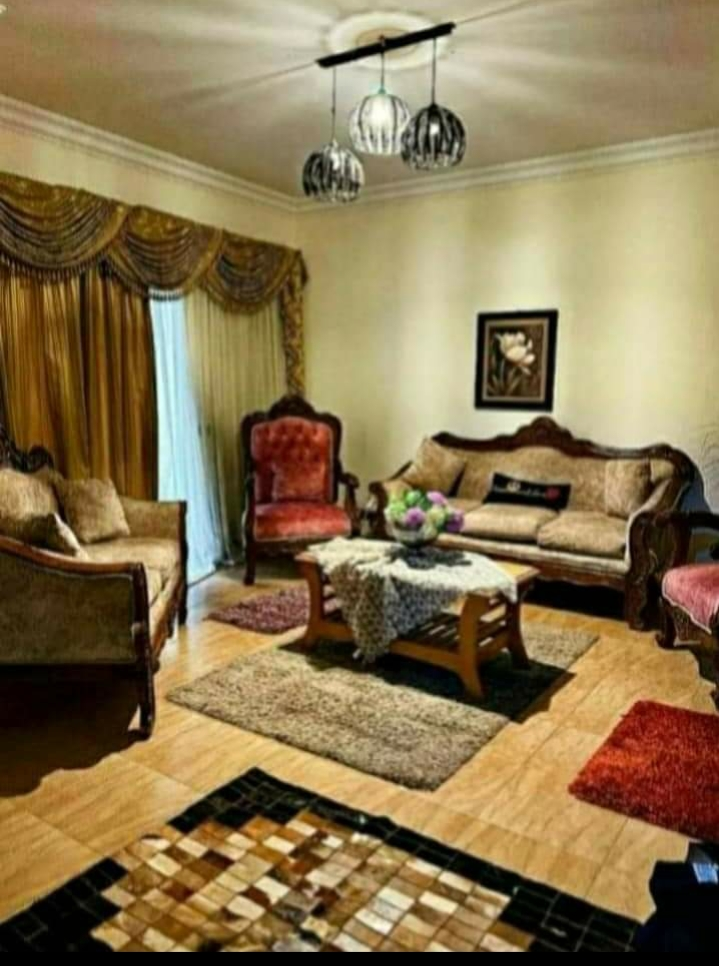
#> input picture 1721243445450.jpg, 719 x 966 px; its folder holds only this picture in this run
$ python -i 'python image_resizer.py'   (imports and definitions only)
#> lines starting #> are read from the running program, lines starting #| are printed output that depends on the picture
from PIL import Image, ImageEnhance
import os
import tkinter as tk
from tkinter import filedialog, messagebox, Listbox

# Default desired size
new_size = (1400, 800)

# Global variable for output folder
output_folder = r"C:\Users\Sayed\OneDrive\Desktop\Resize_pic\Resized"
# [1 line not run here, left out]

def resize_image(image_path):
#> called with image_path = '1721243445450.jpg'
    try:
        img = Image.open(image_path)
#> img is the input picture: PIL image 719x966 RGB; mean R, G, B 135.8, 116, 79.2

        print(f"\nOriginal size of {image_path}: {img.width}x{img.height}")
#| Original size of 1721243445450.jpg: 719x966

        if img.mode == 'P':
            img = img.convert('RGB')

        img_resized = img.resize(new_size, Image.LANCZOS)
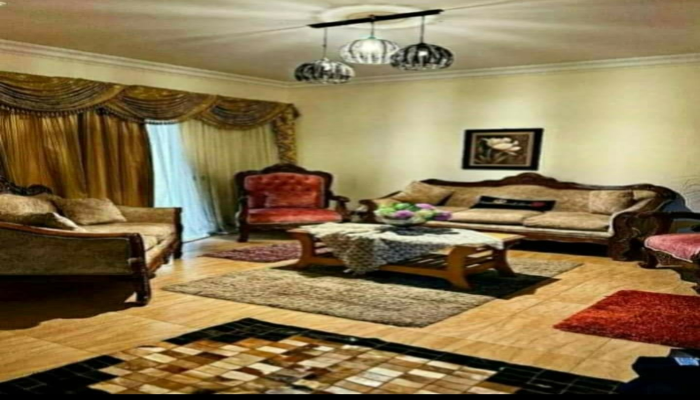
#> img_resized: PIL image 1400x800 RGB (shown at 1/2 size); mean R, G, B 135.8, 116, 79.2

        sharpness_enhancer = ImageEnhance.Sharpness(img_resized)
        img_resized = sharpness_enhancer.enhance(1.5)

        contrast_enhancer = ImageEnhance.Contrast(img_resized)
        img_resized = contrast_enhancer.enhance(1.2)
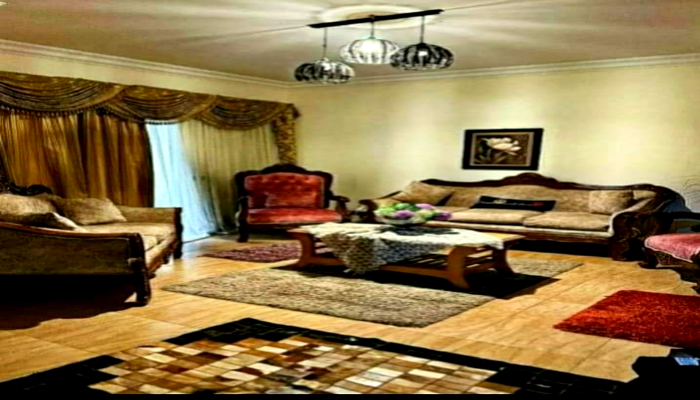
#> img_resized: PIL image 1400x800 RGB (shown at 1/2 size); mean R, G, B 140.1, 116.8, 75.1

        brightness_enhancer = ImageEnhance.Brightness(img_resized)
        img_resized = brightness_enhancer.enhance(1.1)
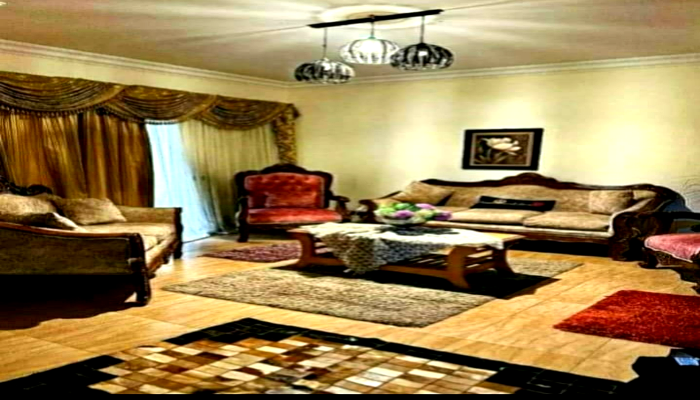
#> img_resized: PIL image 1400x800 RGB (shown at 1/2 size); mean R, G, B 152.5, 127.5, 82

        filename = os.path.basename(image_path)
        img_resized.save(os.path.join(output_folder, filename))

        print(f"Resized image saved as {os.path.join(output_folder, filename)}")

        return True
    except Exception as e:
        print(f"Error resizing {image_path}: {e}")
        return False

# [59 lines left out: functions select_files, remove_selected, process_images, select_output_folder, create_gui, not called in this run]

# [2 lines not run here, left out]

>>> result = resize_image('1721243445450.jpg')

$ run again, on 1721243445456.jpg
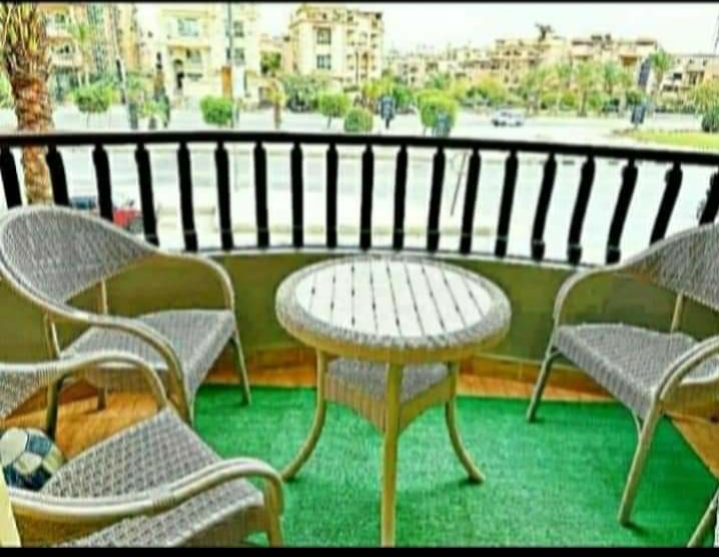
#> input picture 1721243445456.jpg, 719 x 557 px
#> in resize_image, img is the input picture: PIL image 719x557 RGB; mean R, G, B 137.9, 157.4, 118.7
#| Original size of 1721243445456.jpg: 719x557
#> in resize_image, `img_resized = contrast_enhancer.enhance(1.2)`:
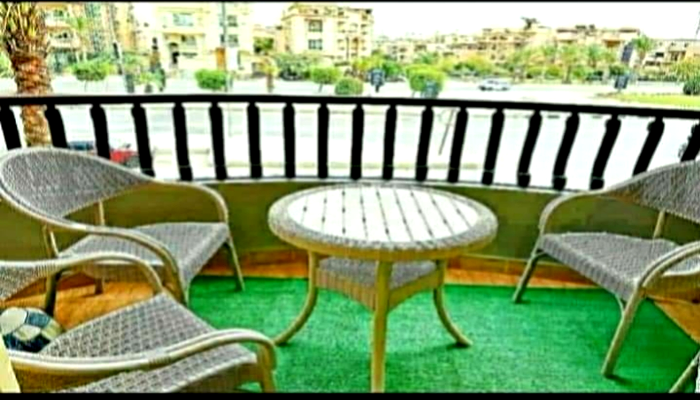
#> img_resized: PIL image 1400x800 RGB (shown at 1/2 size); mean R, G, B 136.9, 158.3, 114.4
#> in resize_image, `img_resized = brightness_enhancer.enhance(1.1)`:
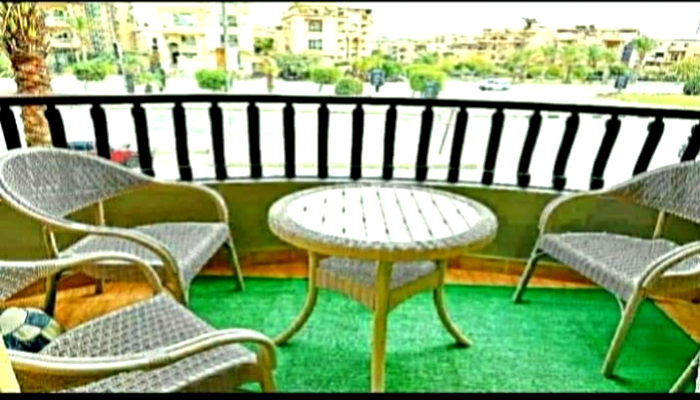
#> img_resized: PIL image 1400x800 RGB (shown at 1/2 size); mean R, G, B 146.3, 168.8, 122.5

$ run again, on 1721243445461.jpg
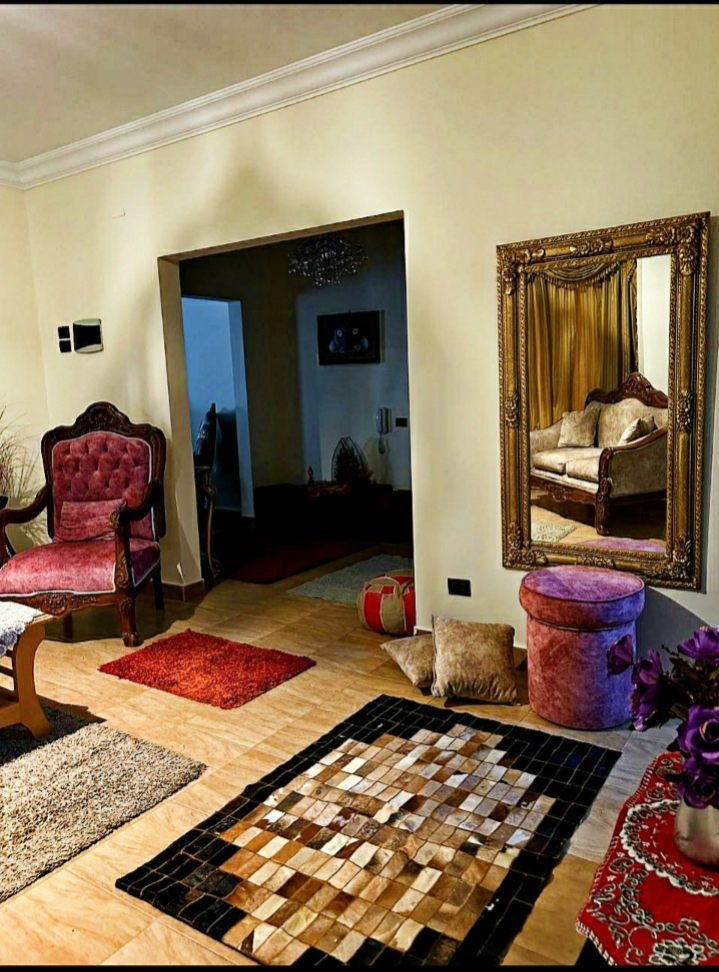
#> input picture 1721243445461.jpg, 719 x 972 px
#> in resize_image, img is the input picture: PIL image 719x972 RGB; mean R, G, B 137.8, 116.2, 89.4
#| Original size of 1721243445461.jpg: 719x972
#> in resize_image, `img_resized = contrast_enhancer.enhance(1.2)`:
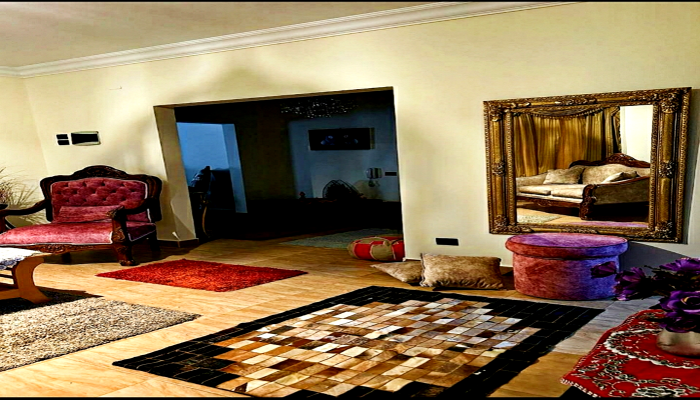
#> img_resized: PIL image 1400x800 RGB (shown at 1/2 size); mean R, G, B 142.1, 117.8, 87.3
#> in resize_image, `img_resized = brightness_enhancer.enhance(1.1)`:
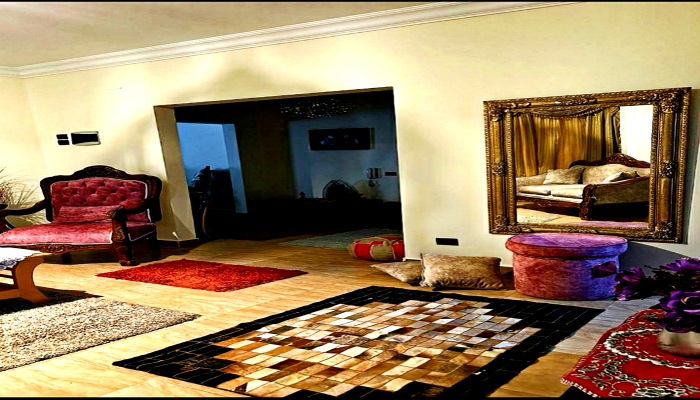
#> img_resized: PIL image 1400x800 RGB (shown at 1/2 size); mean R, G, B 153.1, 128.5, 95.6

$ run again, on 1721243445465.jpg
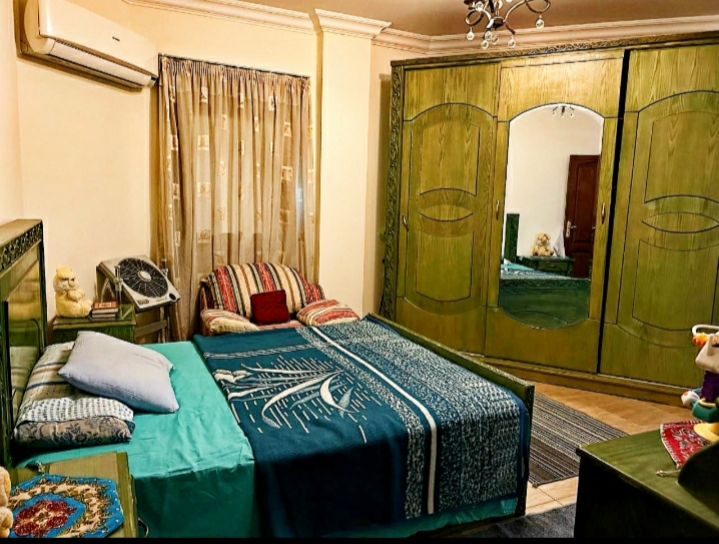
#> input picture 1721243445465.jpg, 719 x 544 px
#> in resize_image, img is the input picture: PIL image 719x544 RGB; mean R, G, B 135, 122.3, 81.9
#| Original size of 1721243445465.jpg: 719x544
#> in resize_image, `img_resized = contrast_enhancer.enhance(1.2)`:
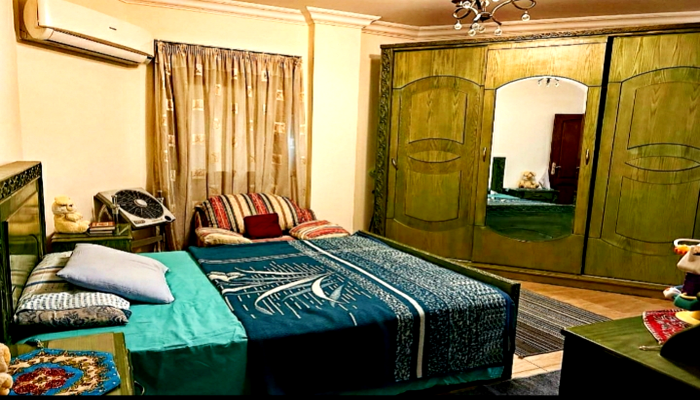
#> img_resized: PIL image 1400x800 RGB (shown at 1/2 size); mean R, G, B 137, 123.5, 77.8
#> in resize_image, `img_resized = brightness_enhancer.enhance(1.1)`:
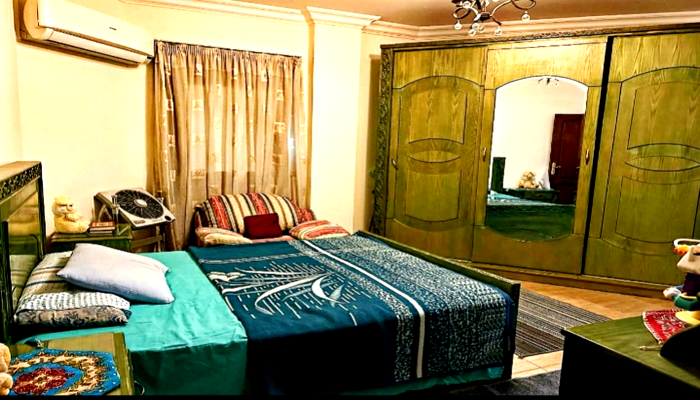
#> img_resized: PIL image 1400x800 RGB (shown at 1/2 size); mean R, G, B 144.8, 134, 85.2
